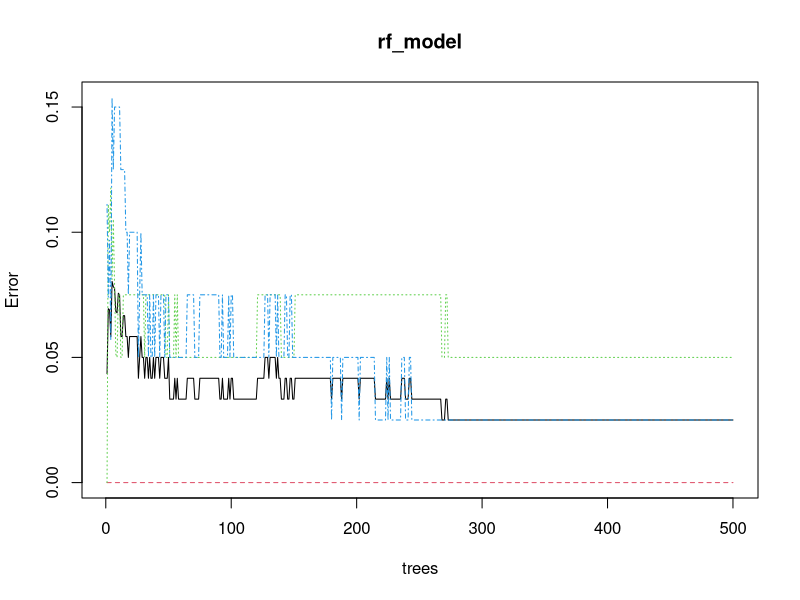

R code for this plot:
#Step 1: Install and Load Required Packages
# Install necessary package if not installed
if(!require(randomForest)) install.packages("randomForest")
if(!require(caret)) install.packages("caret")

# Load libraries
library(randomForest)
library(caret)
#Step 2: Load and Prepare the Data
# Load dataset (replace with your own dataset)
data(iris)  # Using the built-in iris dataset for demonstration

# View the structure of the data
str(iris)

# Define the feature set and target variable
X <- iris[, 1:4]  # Feature set (first four columns)
y <- iris[, 5]    # Target variable (Species)
#Step 3: Split Data into Training and Testing Sets
# Split the data into training and test sets (80% train, 20% test)
set.seed(42)  # For reproducibility
trainIndex <- createDataPartition(y, p = 0.8, list = FALSE)
trainData <- iris[trainIndex, ]
testData <- iris[-trainIndex, ]

# Separate the features and target for train and test sets
X_train <- trainData[, 1:4]
y_train <- trainData[, 5]
X_test <- testData[, 1:4]
y_test <- testData[, 5]
#Step 4: Train the Random Forest Model
# Train a Random Forest model (default number of trees is 100)
rf_model <- randomForest(Species ~ ., data = trainData)

# View the model summary
plot(rf_model)
#Step 5: Make Predictions and Evaluate Model Performance
# Make predictions on the test set
y_pred <- predict(rf_model, X_test)

# Evaluate the accuracy of the model
confusionMatrix(y_pred, y_test)
